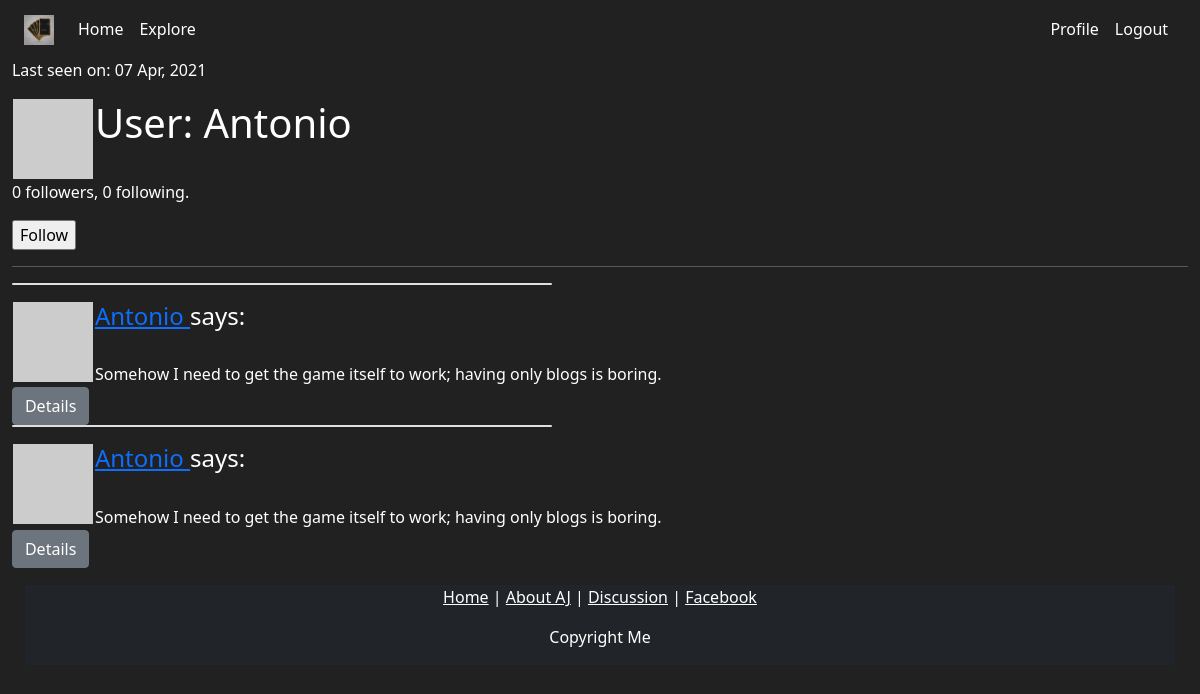
Page /user/Antonio (signed in) on the committed database.
### app/models.py (models this page shows, shortened)
class User(UserMixin, db.Model):
    id = db.Column(db.Integer, primary_key=True)
    username = db.Column(db.String(64), index=True, unique=True)
    email = db.Column(db.String(120), index=True, unique=True)
    password_hash = db.Column(db.String(128))
    posts = db.relationship('Post', backref='author', lazy='dynamic')
    about_me = db.Column(db.String(140))
    last_seen = db.Column(db.DateTime, default=datetime.utcnow)
    def avatar(self, size):
        digest = md5(self.email.lower().encode('utf-8')).hexdigest()
        return 'https://www.gravatar.com/avatar/{}?d=identicon&s={}'.format(
            digest, size)
    followed = db.relationship(
        'User', secondary=followers,
        primaryjoin=(followers.c.follower_id == id),
        secondaryjoin=(followers.c.followed_id == id),
        backref=db.backref('followers', lazy='dynamic'), lazy='dynamic')
    def is_following(self, user):
        return self.followed.filter(
            followers.c.followed_id == user.id).count() > 0

class Post(db.Model):
    id = db.Column(db.Integer, primary_key=True)
    body = db.Column(db.String(140))
    timestamp = db.Column(db.DateTime, index=True, default=datetime.utcnow)
    user_id = db.Column(db.Integer, db.ForeignKey('user.id'))

### app/routes.py (the view)
@app.route('/user/<username>')
@login_required
def user(username):
    user = User.query.filter_by(username=username).first_or_404()
    page = request.args.get('page', 1, type=int)
    posts = user.posts.order_by(Post.timestamp.desc()).paginate(
        page, app.config['POSTS_PER_PAGE'], False)
    next_url = url_for('user', username=user.username, page=posts.next_num) \
        if posts.has_next else None
    prev_url = url_for('user', username=user.username, page=posts.prev_num) \
        if posts.has_prev else None
    form = EmptyForm()
    return render_template('user.html', user=user, posts=posts.items,
                           next_url=next_url, prev_url=prev_url, form=form)

### app/forms.py
class EmptyForm(FlaskForm):
    submit = SubmitField('Submit')

### app/models.py (called while the page is built)
@login.user_loader
def load_user(id):
    return User.query.get(int(id))

### app/routes.py (called while the page is built)
@app.before_request
def before_request():
    if current_user.is_authenticated:
        current_user.last_seen = datetime.utcnow()
        db.session.commit()

### app/templates/user.html (shortened to what this page needs)
{% extends "base.html" %}
{% block content %}
<table>
    <tr valign="top">
        <td><img src="{{ user.avatar(128) }}"></td>
        <td><h1>User: {{ user.username }}</h1></td>
        {% if user.last_seen %}<p>Last seen on: {{ user.last_seen.strftime("%d %b, %Y") }}</p>{% endif %}
    </tr>
</table>
<p>{{ user.followers.count() }} followers, {{ user.followed.count() }} following.</p>
{% if user == current_user %}
    <p><a href="{{ url_for('edit_profile') }}">Edit your profile</a></p>
{% elif not current_user.is_following(user) %}
    <p>
        <form action="{{ url_for('follow', username=user.username) }}" method="post">
            {{ form.submit(value='Follow') }}
        </form>
    </p>
{% endif %}
    <hr>
    {% for post in posts %}
        {% include '_post.html' %}
    {% endfor %}
{% endblock %}

### app/templates/_post.html
<table>
    <tr valign="top">
        <div class="card mb-3" style="max-width:540px">
        <div class="row g-0">
        <td>
            <div class="col-md-4">
                <img src="{{ post.author.avatar(75) }}">
            </div>
        </td>
        <td>
            <h4 class='card-title'><a href="{{ url_for('user', username=post.author.username) }}">
                {{ post.author.username }}
            </a>
            says:</h4><br>{{ post.body }}
        </td>
    </div>
</div>
</tr>
</table>
<a href='{{ url_for("post_detail", post_id=post_id) }}'><button class='btn btn-secondary'>Details</button></a>

### app/static/style.css (style rules this page uses)
body, html { margin-left:0.5%; margin-right:0.5%; }

### app/templates/base.html (style rules this page uses)
body { background-color: #212121; color: white }

### rows in the picture
User: username "Antonio", last_seen "07 Apr, 2021"
Post: author.username "Antonio", body "Somehow I need to get the game itself to work; having only blogs is boring."
Post: author.username "Antonio", body "Somehow I need to get the game itself to work; having only blogs is boring."

### other values in the picture
{{ user.followers.count() }} "0"
{{ user.followed.count() }} "0"
